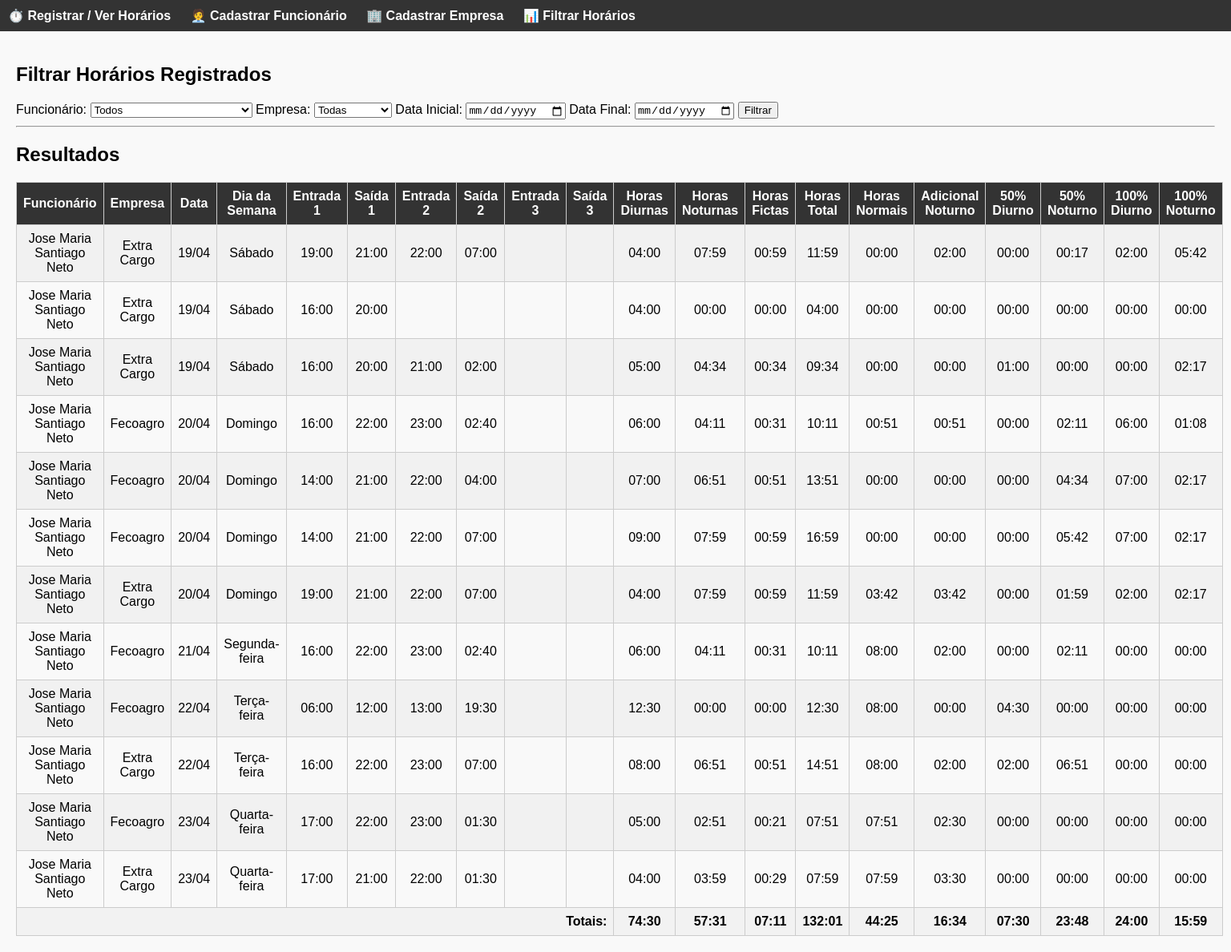
The page /lista-registros?funcionario_id=2 on the database as committed earlier.
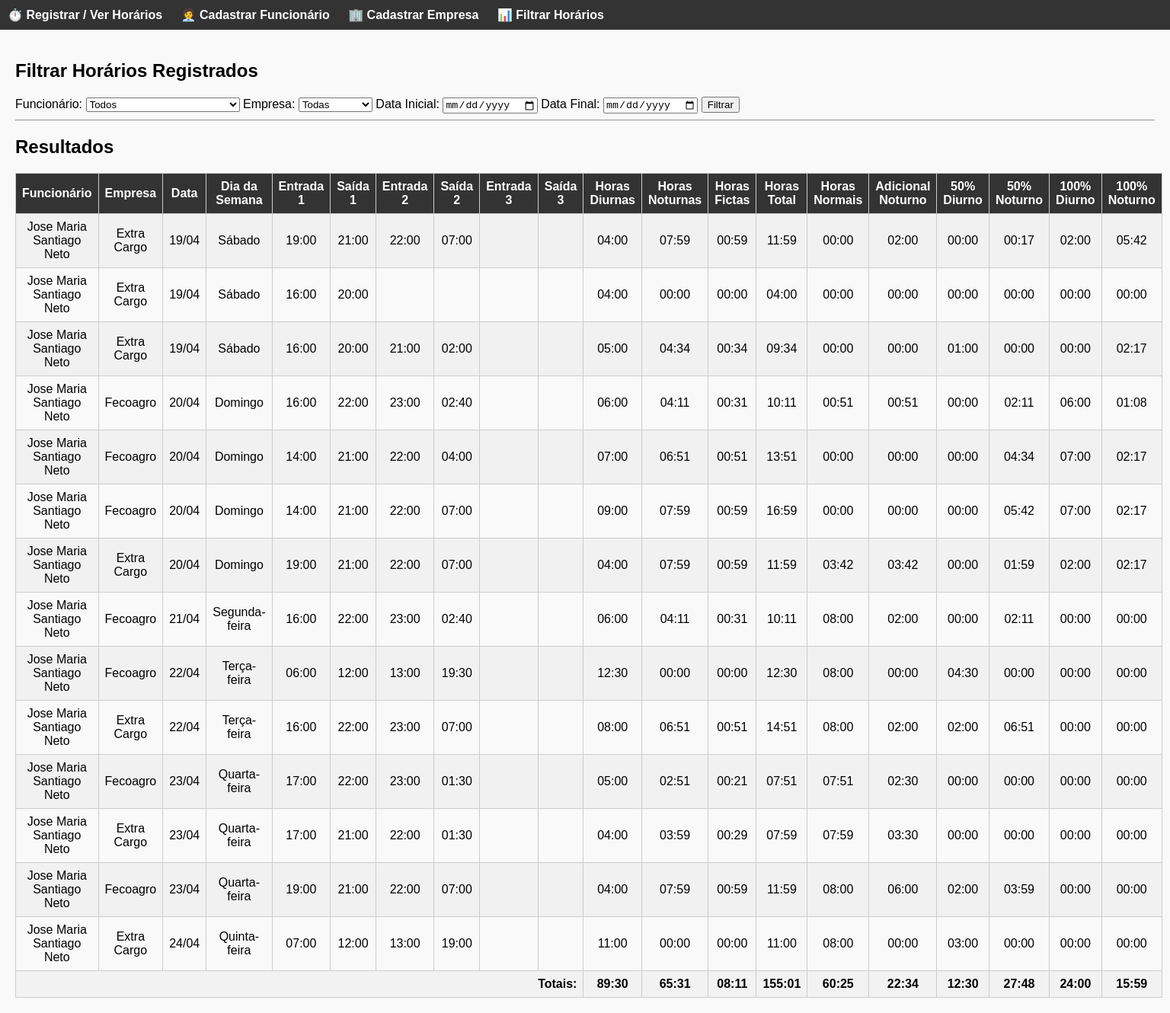
The same page on the database as committed later.
### models.py (models this page shows)
class Ponto(db.Model):
    id = db.Column(db.Integer, primary_key=True)
    funcionario_id = db.Column(db.Integer, db.ForeignKey('funcionario.id'), nullable=False)
    empresa_id = db.Column(db.Integer, db.ForeignKey('empresa.id'), nullable=False)
    data = db.Column(db.String(10), nullable=False)
    entrada1 = db.Column(db.String(5))
    saida1 = db.Column(db.String(5))
    entrada2 = db.Column(db.String(5))
    saida2 = db.Column(db.String(5))
    entrada3 = db.Column(db.String(5))
    saida3 = db.Column(db.String(5))
    funcionario = db.relationship('Funcionario', backref=db.backref('pontos', lazy=True))
    empresa = db.relationship('Empresa', backref=db.backref('pontos', lazy=True))

class Funcionario(db.Model):
    id = db.Column(db.Integer, primary_key=True)
    nome = db.Column(db.String(100), nullable=False)

class Empresa(db.Model):
    id = db.Column(db.Integer, primary_key=True)
    nome = db.Column(db.String(100), nullable=False)
    vale_alimentacao = db.Column(db.Float, nullable=False)

### app.py (the view, shortened to what this page needs)
@app.route("/lista-registros", methods=["GET"])
def lista_registros():
    funcionarios = Funcionario.query.order_by(Funcionario.nome.asc()).all()
    empresas = Empresa.query.order_by(Empresa.nome.asc()).all()
    query = Ponto.query
    funcionario_id = request.args.get("funcionario_id")
    empresa_id = request.args.get("empresa_id")
    data_ini = request.args.get("data_ini")
    data_fim = request.args.get("data_fim")
    if funcionario_id:
        query = query.filter_by(funcionario_id=funcionario_id)
    if empresa_id:
        query = query.filter_by(empresa_id=empresa_id)
    if data_ini:
        query = query.filter(Ponto.data >= data_ini)
    if data_fim:
        query = query.filter(Ponto.data <= data_fim)
    pontos = query.order_by(Ponto.data.asc()).all()
    INIDIA = time(5, 0)
    FIMDIA = time(22, 0)
    ININOT = time(22, 0)
    FIMNOT = time(5, 0)
    def to_time(valor):
        if isinstance(valor, str):
            return datetime.strptime(valor, "%H:%M").time()
        return valor
    for ponto in pontos:
        if isinstance(ponto.data, str):
            ponto.data_obj = datetime.strptime(ponto.data, "%Y-%m-%d")
        else:
            ponto.data_obj = ponto.data
        ponto.horas_diurnas = timedelta()
        ponto.horas_diurnas_reais = timedelta()
        ponto.horas_noturnas_reais = timedelta()
        ponto.horas_noturnas = timedelta()
        ponto.horas_adicional = timedelta()
        ponto.horas_adicional_ficta = timedelta()
        ponto.horas_fictas = timedelta()
        ponto.horas_total = timedelta()
        ponto.extra_50_diurno = timedelta()
        ponto.extra_50_noturno_reais = timedelta()
        ponto.extra_100_diurno = timedelta()
        ponto.extra_100_noturno = timedelta()
        ponto.horas_normais = timedelta(hours=8)
        if ponto.data_obj.weekday() == 5:
           ponto.horas_normais = timedelta(hours=4)
        turnos = [(ponto.entrada1, ponto.saida1), (ponto.entrada2, ponto.saida2), (ponto.entrada3, ponto.saida3)]
        minutos_marcados = []
        for entrada, saida in turnos:
            if entrada and saida:
                entrada = to_time(entrada)
                saida = to_time(saida)
                entrada_dt = datetime.combine(ponto.data_obj, entrada)
                saida_dt = datetime.combine(ponto.data_obj, saida)
                if saida < entrada:
                    saida_dt += timedelta(days=1)
                atual = entrada_dt
                while atual < saida_dt:
                    minutos_marcados.append(atual)
                    atual += timedelta(minutes=1)
        for minuto in minutos_marcados:
            hora = minuto.time()
            tipo = "diurna"
            if hora >= ININOT or hora < FIMNOT:
                tipo = "noturna"
            if minuto.weekday() == 6:
                if tipo == "diurna":
                    ponto.extra_100_diurno += timedelta(minutes=1)
                    ponto.horas_diurnas_reais += timedelta(minutes=1)
                else:
                    ponto.extra_100_noturno += timedelta(minutes=1)
                    ponto.horas_noturnas_reais += timedelta(minutes=1)
                continue
            if ponto.horas_normais > timedelta():
                ponto.horas_normais -= timedelta(minutes=1)
                if tipo == "diurna":
                    ponto.horas_diurnas += timedelta(minutes=1)
                    ponto.horas_diurnas_reais += timedelta(minutes=1)
                else:
                    ponto.horas_noturnas_reais += timedelta(minutes=1)
                    ponto.horas_adicional += timedelta(minutes=1)
            else:
                if tipo == "diurna":
                    ponto.extra_50_diurno += timedelta(minutes=1)
                    ponto.horas_diurnas_reais += timedelta(minutes=1)
                else:
                    ponto.extra_50_noturno_reais += timedelta(minutes=1)
                    ponto.horas_noturnas_reais += timedelta(minutes=1)
        ponto.horas_fictas = ponto.horas_noturnas_reais * 0.142857 # 03:40 * 0.14 = 00:31
        ponto.horas_adicional_ficta = ponto.horas_adicional * 0.142857 # 02:00 * 0.14 = 00:17
        ponto.horas_noturnas = ponto.horas_noturnas_reais + ponto.horas_fictas
        ponto.extra_100_noturno = ponto.extra_100_noturno * 1.142857
        ponto.horas_total = ponto.horas_diurnas_reais + ponto.horas_noturnas
        carga_horaria_diaria = timedelta()
        if ponto.data_obj.weekday() < 5 or ponto.data_obj.weekday() > 5:
            carga_horaria_diaria = timedelta(hours=8)
        else:
            timedelta(hours=4)
        jornada_total = ponto.horas_diurnas_reais + ponto.horas_noturnas_reais + ponto.horas_fictas
        extra_total = max(timedelta(), jornada_total - carga_horaria_diaria)
        horas_normais_noturnas_total = max(timedelta(), ponto.horas_noturnas - extra_total)
        ponto.adicional_noturno = horas_normais_noturnas_total
        ponto.extra_50_noturno = ponto.horas_noturnas - ponto.adicional_noturno
        if ponto.data_obj.weekday() > 5:
            ponto.extra_50_diurno = ponto.extra_50_diurno
        if jornada_total < carga_horaria_diaria:
            ponto.horas_normais = jornada_total
        else:
            ponto.horas_normais = carga_horaria_diaria
        if ponto.data_obj.weekday() == 6 and minuto.date() > ponto.data_obj.date():
            jornada_total = ponto.extra_100_diurno + ponto.extra_100_noturno
            if jornada_total > timedelta(hours=8):
                ponto.extra_50_noturno = (ponto.horas_adicional + ponto.extra_50_noturno_reais ) * 1.142857
                ponto.horas_adicional = timedelta()
                ponto.horas_normais = timedelta()
            else:
                ponto.horas_normais = timedelta(hours=8) - jornada_total
                if ponto.horas_adicional > ponto.horas_normais:
                    hora_adicional = ponto.horas_adicional
                    ponto.horas_adicional = ponto.horas_normais
                    ponto.extra_50_noturno = (hora_adicional - ponto.horas_adicional) * 1.142857 + (ponto.horas_adicional * 0.142857)
                    if ponto.extra_50_noturno_reais > timedelta(minutes=0):
                        ponto.extra_50_noturno = ponto.extra_50_noturno + (ponto.extra_50_noturno_reais * 1.142857)
        if ponto.data_obj.weekday() == 5 and minuto.date() > ponto.data_obj.date():
            ponto.extra_50_noturno = ponto.horas_adicional * 0.142857
    total = {
            "horas_diurnas": timedelta(),
            "horas_noturnas": timedelta(),
            "horas_fictas": timedelta(),
            "horas_total": timedelta(),
            "horas_normais": timedelta(),
            "horas_adicional": timedelta(),
            "extra_50_diurno": timedelta(),
            "extra_50_noturno": timedelta(),
            "extra_100_diurno": timedelta(),
            "extra_100_noturno": timedelta(),
        }
    for ponto in pontos:
            total["horas_diurnas"] += ponto.horas_diurnas_reais
            total["horas_noturnas"] += ponto.horas_noturnas
            total["horas_fictas"] += ponto.horas_fictas
            total["horas_total"] += ponto.horas_total
            total["horas_normais"] += ponto.horas_normais
            total["horas_adicional"] += ponto.horas_adicional
            total["extra_50_diurno"] += ponto.extra_50_diurno
            total["extra_50_noturno"] += ponto.extra_50_noturno
            total["extra_100_diurno"] += ponto.extra_100_diurno
            total["extra_100_noturno"] += ponto.extra_100_noturno
    return render_template("lista_registros.html", pontos=pontos, funcionarios=funcionarios, empresas=empresas, total=total)

### app.py (called while the page is built)
@app.template_filter('horario_formatado')
def horario_formatado(value):
    if not value:
        return "00:00"
    total_minutes = int(value.total_seconds() // 60)
    horas = total_minutes // 60
    minutos = total_minutes % 60
    return f"{horas:02d}:{minutos:02d}"

@app.template_filter('formatar_dia_semana')
def formatar_dia_semana(data):
    return format_datetime(data, "EEEE", locale='pt_BR').capitalize()

### templates/lista_registros.html (shortened to what this page needs)
{% extends "base.html" %}
{% block content %}
<h2>Filtrar Horários Registrados</h2>
<form method="GET">
    <label>Funcionário:</label>
    <select name="funcionario_id">
        <option value="">Todos</option>
    </select>
    <label>Empresa:</label>
    <select name="empresa_id">
        <option value="">Todas</option>
    </select>
    <label>Data Inicial:</label>
    <input type="date" name="data_ini">
    <label>Data Final:</label>
    <input type="date" name="data_fim">
    <button type="submit">Filtrar</button>
</form>
<hr>
<h2>Resultados</h2>
<table>
    <tr>
        <th>Funcionário</th>
        <th>Empresa</th>
        <th>Data</th>
        <th>Dia da Semana</th>
        <th>Entrada 1</th><th>Saída 1</th>
        <th>Entrada 2</th><th>Saída 2</th>
        <th>Entrada 3</th><th>Saída 3</th>
        <th>Horas Diurnas</th>
        <th>Horas Noturnas</th>
        <th>Horas Fictas</th>
        <th>Horas Total</th>
        <th>Horas Normais</th>
        <th>Adicional Noturno</th>
        <th>50% Diurno</th>
        <th>50% Noturno</th>
        <th>100% Diurno</th>
        <th>100% Noturno</th>
    </tr>
    {% for p in pontos %}
    <tr>
        <td>{{ p.funcionario.nome }}</td>
        <td>{{ p.empresa.nome }}</td>
        <td>{{ p.data_obj.strftime('%d/%m') }}</td>
        <td>{{ p.data_obj | formatar_dia_semana }}</td>
        <td>{{ p.entrada1 or '' }}</td><td>{{ p.saida1 or '' }}</td>
        <td>{{ p.entrada2 or '' }}</td><td>{{ p.saida2 or '' }}</td>
        <td>{{ p.entrada3 or '' }}</td><td>{{ p.saida3 or '' }}</td>
        <td>{{ p.horas_diurnas_reais|horario_formatado }}</td>
        <td>{{ p.horas_noturnas|horario_formatado }}</td>
        <td>{{ p.horas_fictas|horario_formatado }}</td>
        <td>{{ p.horas_total|horario_formatado }}</td>
        <td>{{ p.horas_normais|horario_formatado }}</td>
        <td>{{ p.horas_adicional|horario_formatado }}</td>
        <td>{{ p.extra_50_diurno|horario_formatado }}</td>
        <td>{{ p.extra_50_noturno|horario_formatado }}</td>
        <td>{{ p.extra_100_diurno|horario_formatado }}</td>
        <td>{{ p.extra_100_noturno|horario_formatado }}</td>
    </tr>
    {% endfor %}
    <tr style="font-weight: bold; background-color: #f2f2f2;">
        <td colspan="10" style="text-align: right;">Totais:</td>
        <td>{{ total.horas_diurnas|horario_formatado }}</td>
        <td>{{ total.horas_noturnas|horario_formatado }}</td>
        <td>{{ total.horas_fictas|horario_formatado }}</td>
        <td>{{ total.horas_total|horario_formatado }}</td>
        <td>{{ total.horas_normais|horario_formatado }}</td>
        <td>{{ total.horas_adicional|horario_formatado }}</td>
        <td>{{ total.extra_50_diurno|horario_formatado }}</td>
        <td>{{ total.extra_50_noturno|horario_formatado }}</td>
        <td>{{ total.extra_100_diurno|horario_formatado }}</td>
        <td>{{ total.extra_100_noturno|horario_formatado }}</td>
    </tr>
</table>
{% endblock %}

Rows that differ between the two databases and show on the page:
added Ponto: funcionario.nome "Jose Maria Santiago Neto", empresa.nome "Fecoagro", data_obj "23/04", data_obj "Quarta-feira", entrada1 "19:00", saida1 "21:00", entrada2 "22:00", saida2 "07:00", horas_diurnas_reais|horario_formatado "04:00", horas_noturnas|horario_formatado "07:59", horas_fictas|horario_formatado "00:59", horas_total|horario_formatado "11:59", horas_normais|horario_formatado "08:00", horas_adicional|horario_formatado "06:00", extra_50_diurno|horario_formatado "02:00", extra_50_noturno|horario_formatado "03:59", extra_100_diurno|horario_formatado "00:00", extra_100_noturno|horario_formatado "00:00"
added Ponto: funcionario.nome "Jose Maria Santiago Neto", empresa.nome "Extra Cargo", data_obj "24/04", data_obj "Quinta-feira", entrada1 "07:00", saida1 "12:00", entrada2 "13:00", saida2 "19:00", horas_diurnas_reais|horario_formatado "11:00", horas_noturnas|horario_formatado "00:00", horas_fictas|horario_formatado "00:00", horas_total|horario_formatado "11:00", horas_normais|horario_formatado "08:00", horas_adicional|horario_formatado "00:00", extra_50_diurno|horario_formatado "03:00", extra_50_noturno|horario_formatado "00:00", extra_100_diurno|horario_formatado "00:00", extra_100_noturno|horario_formatado "00:00"
Other text that changed with them:
{{ total.horas_diurnas|horario_formatado }}: "74:30" → "89:30"
{{ total.horas_noturnas|horario_formatado }}: "57:31" → "65:31"
{{ total.horas_fictas|horario_formatado }}: "07:11" → "08:11"
{{ total.horas_total|horario_formatado }}: "132:01" → "155:01"
{{ total.horas_normais|horario_formatado }}: "44:25" → "60:25"
{{ total.horas_adicional|horario_formatado }}: "16:34" → "22:34"
{{ total.extra_50_diurno|horario_formatado }}: "07:30" → "12:30"
{{ total.extra_50_noturno|horario_formatado }}: "23:48" → "27:48"
